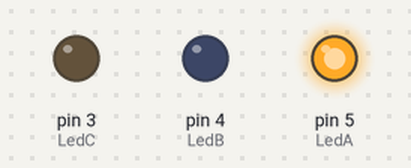
Simulated run of this sketch. Board: Arduino Uno, built with avr-gcc and run on an emulated ATmega328P. Parts: output pins drawn as LEDs (lit = HIGH).

Above: at 0.2 s.
At 1.2 s:
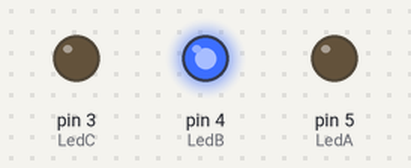
At 2.2 s:
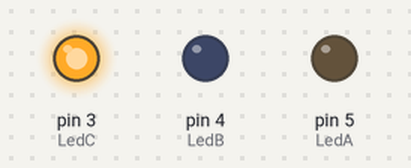
At 5.7 s:
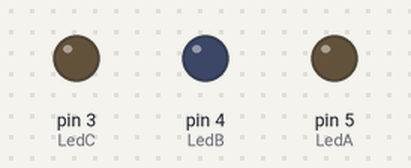
Timing chart, 0 to 6.9 s (numbered marks = the images above):
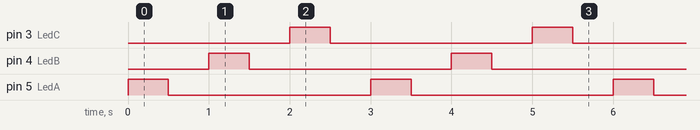

The sketch:

led_ripple.ino
```cpp
const int LedA = 5;
const int LedB = 4;
const int LedC = 3;

void setup() {
  // put your setup code here, to run once:
pinMode(LedA, OUTPUT);
pinMode(LedB, OUTPUT);
pinMode(LedC, OUTPUT);

}

void loop() {
  // put your main code here, to run repeatedly:

digitalWrite(LedA,HIGH);
delay(500);
digitalWrite(LedA,LOW);
delay(500);

digitalWrite(LedB,HIGH);
delay(500);
digitalWrite(LedB,LOW);
delay(500);

digitalWrite(LedC,HIGH);
delay(500);
digitalWrite(LedC,LOW);
delay(500);
}
```

Measured:
- by itself, pin 3 (LedC), pin 4 (LedB), pin 5 (LedA): alternates HIGH for 0.50 s and LOW for 2.5 s
- by itself, everything shown: repeats every 3.0 s, in 6 steps
